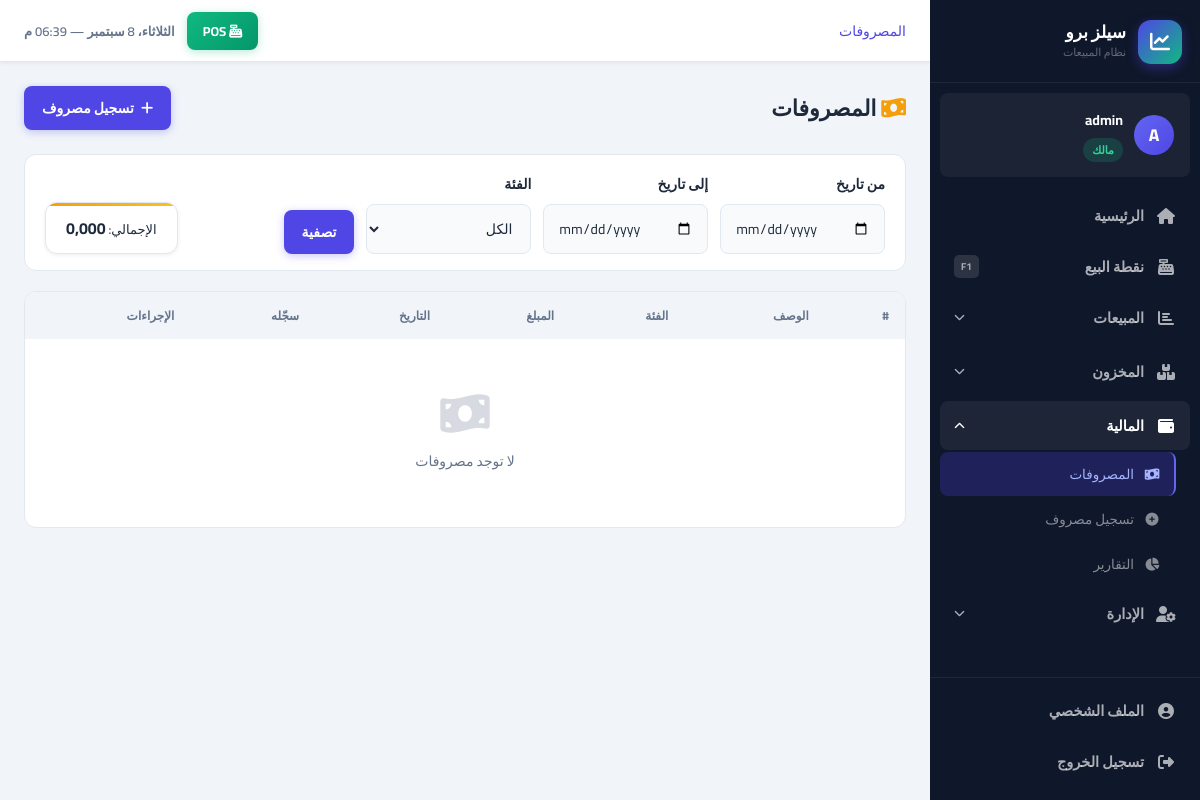
/expenses/ (signed in), run on the app's committed database.
### accounts/models.py (models this page shows, shortened)
class User(AbstractUser):
    role = models.ForeignKey(
        Role, on_delete=models.PROTECT, null=True, blank=True,
        related_name='users', verbose_name='الدور الوظيفي',
        help_text='فارغ لصاحب الحساب الرئيسي فقط'
    )
    parent = models.ForeignKey(
        'self', on_delete=models.CASCADE, null=True, blank=True,
        related_name='employees', verbose_name='المالك الرئيسي'
    )
    phone = models.CharField(max_length=20, blank=True, verbose_name='الهاتف')
    is_active = models.BooleanField(default=True, verbose_name='نشط')
    created_at = models.DateTimeField(auto_now_add=True)
    class Meta:
        verbose_name = 'مستخدم'
        verbose_name_plural = 'المستخدمون'
    def get_owner(self):
        if self.is_owner_account:
            return self
        return self.parent.get_owner()
    @property
    def is_owner_account(self):
        return self.parent_id is None
    def can_manage_users(self):
        return self.is_owner_account or self.has_perm_flag('can_manage_users')
    def has_perm_flag(self, code):
        if self.is_owner_account:
            return True
        if not self.role_id:
            return False
        return getattr(self.role, code, False)
    @property
    def role_label(self):
        if self.is_owner_account:
            return 'مالك'
        return self.role.name if self.role_id else '—'
    @property
    def role_slug(self):
        if self.is_owner_account:
            return 'owner'
        if not self.role_id:
            return 'custom'
        mapping = {'مدير': 'manager', 'كاشير': 'cashier', 'مشاهد': 'viewer'}
        return mapping.get(self.role.name, 'custom')

### expenses/views.py (the view)
# urls.py: path('', views.expense_list, name='expense_list'),
@login_required
def expense_list(request):
    if not request.user.has_perm_flag('can_view_reports'):
        messages.error(request, 'ليس لديك صلاحية عرض المصروفات')
        return redirect('dashboard')
    owner = request.user.get_owner()
    expenses = Expense.objects.filter(owner=owner).select_related('category', 'created_by')
    date_from = request.GET.get('date_from', '')
    date_to = request.GET.get('date_to', '')
    category_id = request.GET.get('category', '')
    if date_from:
        expenses = expenses.filter(date__gte=date_from)
    if date_to:
        expenses = expenses.filter(date__lte=date_to)
    if category_id:
        expenses = expenses.filter(category_id=category_id)
    total = expenses.aggregate(t=Sum('amount'))['t'] or 0
    categories = ExpenseCategory.objects.filter(owner=owner)
    paginator = Paginator(expenses, 20)
    page = paginator.get_page(request.GET.get('page'))
    return render(request, 'expenses/list.html', {
        'page_obj': page, 'total': total, 'categories': categories,
        'date_from': date_from, 'date_to': date_to, 'selected_category': category_id,
    })

### core/context_processors.py (called while the page is built)
def global_context(request):
    context = {}
    if request.user.is_authenticated:
        owner = request.user.get_owner()
        low_stock_count = Product.objects.filter(
            owner=owner,
            current_stock__lte=F('min_stock')
        ).count()
        context['low_stock_count'] = low_stock_count
        context['current_user'] = request.user
    return context

### templates/expenses/list.html (shortened to what this page needs)
{% extends 'base/base.html' %}
{% block breadcrumb %}<a href="/expenses/">المصروفات</a>{% endblock %}
{% block content %}
<div class="page-header">
<div><h1 class="page-title"><i class="fas fa-money-bill-wave" style="color:var(--warning)"></i> المصروفات</h1></div>
<div class="page-actions"><a href="/expenses/create/" class="btn btn-primary"><i class="fas fa-plus"></i> تسجيل مصروف</a></div>
</div>
<form method="get" class="filter-bar">
<div class="form-group"><label class="form-label">من تاريخ</label><input type="date" name="date_from" class="form-control" value="{{ date_from }}"></div>
<div class="form-group"><label class="form-label">إلى تاريخ</label><input type="date" name="date_to" class="form-control" value="{{ date_to }}"></div>
<div class="form-group"><label class="form-label">الفئة</label>
<select name="category" class="form-select"><option value="">الكل</option>
</select></div>
<div class="form-group" style="min-width:auto;"><label class="form-label">&nbsp;</label><button type="submit" class="btn btn-primary">تصفية</button></div>
<div style="margin-right:auto;display:flex;align-items:flex-end;padding-bottom:0;">
<div class="stat-card warning" style="padding:10px 20px;margin:0;"><span style="font-size:13px;color:var(--text-muted);">الإجمالي: </span><strong>{{ total|floatformat:3 }}</strong></div>
</div></form>
<div class="table-container"><table>
<thead><tr><th>#</th><th>الوصف</th><th>الفئة</th><th>المبلغ</th><th>التاريخ</th><th>سجّله</th><th>الإجراءات</th></tr></thead>
<tbody>
{% for exp in page_obj %}
<tr>
<td>{{ exp.pk }}</td><td class="fw-bold">{{ exp.description }}</td>
<td>{% if exp.category %}{{ exp.category.icon }} {{ exp.category.name }}{% else %}-{% endif %}</td>
<td class="text-danger fw-bold">{{ exp.amount|floatformat:3 }}</td>
<td>{{ exp.date|date:"Y/m/d" }}</td>
<td class="text-muted">{{ exp.created_by.get_full_name|default:exp.created_by.username|default:"-" }}</td>
<td>
{% if user.can_delete %}
<form method="post" action="/expenses/{{ exp.pk }}/delete/" style="display:inline">{% csrf_token %}
<button type="submit" class="btn btn-sm btn-danger btn-icon" onclick="return confirm('حذف المصروف؟')"><i class="fas fa-trash"></i></button>
</form>{% endif %}
</td>
</tr>
{% empty %}<tr><td colspan="7"><div class="no-data"><i class="fas fa-money-bill-wave"></i>لا توجد مصروفات</div></td></tr>
{% endfor %}
</tbody></table></div>{% endblock %}

### templates/base/base.html (shortened to what this page needs)
<!DOCTYPE html>
<html lang="ar" dir="rtl">
<head>
    <link rel="stylesheet" href="https://cdnjs.cloudflare.com/ajax/libs/font-awesome/6.5.0/css/all.min.css">
    <link rel="stylesheet" href="/static/css/main.css">
</head>
<body>
{% if user.is_authenticated %}
<aside class="sidebar" id="sidebar">
    <div class="sb-brand">
        <div class="sb-logo"><i class="fas fa-chart-line"></i></div>
        <div>
            <div class="sb-name">سيلز برو</div>
            <div class="sb-sub">نظام المبيعات</div>
        </div>
    </div>
    <div class="sb-user">
        <div class="sb-avatar">{{ user.first_name.0|default:user.username.0|upper }}</div>
        <div class="sb-user-info">
            <span class="sb-user-name">{{ user.get_full_name|default:user.username }}</span>
            <span class="sb-role role-{{ user.role_slug }}">{{ user.role_label }}</span>
        </div>
    </div>
    <nav class="sb-nav">
        <a href="/dashboard/" class="sb-link {% if request.path == '/dashboard/' %}active{% endif %}">
            <span class="sb-icon"><i class="fas fa-home"></i></span>
            <span>الرئيسية</span>
        </a>
        <a href="/pos/" class="sb-link sb-pos {% if '/pos/' in request.path %}active{% endif %}">
            <span class="sb-icon"><i class="fas fa-cash-register"></i></span>
            <span>نقطة البيع</span>
            <span class="sb-key">F1</span>
        </a>
        <div class="sb-group">
            <button class="sb-group-btn {% if '/sales/' in request.path or '/customers/' in request.path %}open{% endif %}"
                    onclick="toggleGroup(this)">
                <span class="sb-icon"><i class="fas fa-chart-bar"></i></span>
                <span>المبيعات</span>
                <i class="fas fa-chevron-down sb-arrow"></i>
            </button>
        </div>
        <div class="sb-group">
            <button class="sb-group-btn {% if '/inventory/' in request.path %}open{% endif %}"
                    onclick="toggleGroup(this)">
                <span class="sb-icon"><i class="fas fa-boxes"></i></span>
                <span>المخزون</span>
                <i class="fas fa-chevron-down sb-arrow"></i>
            </button>
        </div>
        <div class="sb-group">
            <button class="sb-group-btn {% if '/expenses/' in request.path or '/reports/' in request.path %}open{% endif %}"
                    onclick="toggleGroup(this)">
                <span class="sb-icon"><i class="fas fa-wallet"></i></span>
                <span>المالية</span>
                <i class="fas fa-chevron-down sb-arrow"></i>
            </button>
            <div class="sb-group-items {% if '/expenses/' in request.path or '/reports/' in request.path %}show{% endif %}">
                <a href="/expenses/" class="sb-sub-link {% if '/expenses/' in request.path %}active{% endif %}">
                    <i class="fas fa-money-bill-wave"></i> المصروفات
                </a>
                <a href="/expenses/create/" class="sb-sub-link">
                    <i class="fas fa-plus-circle"></i> تسجيل مصروف
                </a>
                <a href="/reports/" class="sb-sub-link {% if '/reports/' in request.path %}active{% endif %}">
                    <i class="fas fa-chart-pie"></i> التقارير
                </a>
            </div>
        </div>
        {% if user.can_manage_users %}
        <div class="sb-group">
            <button class="sb-group-btn {% if '/accounts/users' in request.path or '/accounts/roles' in request.path %}open{% endif %}"
                    onclick="toggleGroup(this)">
                <span class="sb-icon"><i class="fas fa-user-cog"></i></span>
                <span>الإدارة</span>
                <i class="fas fa-chevron-down sb-arrow"></i>
            </button>
        </div>
        {% endif %}
    </nav>
    <div class="sb-footer">
        <a href="/accounts/profile/" class="sb-link {% if '/accounts/profile/' in request.path %}active{% endif %}">
            <span class="sb-icon"><i class="fas fa-user-circle"></i></span>
            <span>الملف الشخصي</span>
        </a>
        <a href="/accounts/logout/" class="sb-link sb-logout">
            <span class="sb-icon"><i class="fas fa-sign-out-alt"></i></span>
            <span>تسجيل الخروج</span>
        </a>
    </div>
</aside>
<div class="main-wrapper">
    <header class="topbar">
        <div class="topbar-start">
            <div class="breadcrumb-nav">{% block breadcrumb %}{% endblock %}</div>
        </div>
        <div class="topbar-end">
            <a href="/pos/" class="topbar-pos"><i class="fas fa-cash-register"></i> POS</a>
            <div class="topbar-clock" id="topbarClock"></div>
        </div>
    </header>
    <main class="page-content">
        {% block content %}{% endblock %}
    </main>
</div>
{% else %}
{% block auth_content %}{% endblock %}
{% endif %}
</body>
</html>

### data on the page
User: first_name.0 "A", get_full_name "admin", role_label "مالك"

### other printed values
{{ total|floatformat:3 }} "0,000"
